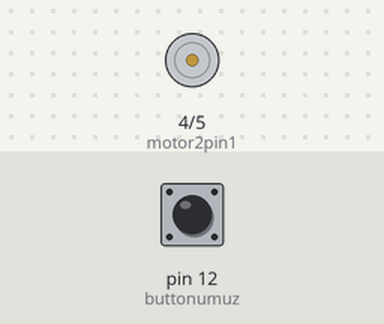
A sketch run on a simulated Arduino Uno, built with avr-gcc and run on an emulated ATmega328P. On the bench: motor-driver pin pairs drawn as motors (green arrow = first pin HIGH = forward, orange = second pin HIGH = backward, longer = more drive). The test bench sets the inputs (shaded band); at power-on: pin 12 (buttonumuz) LOW.

Above: at 1.3 s.
1.4 s: pin 12 (buttonumuz) pulled HIGH for 1 s
At 3.4 s:
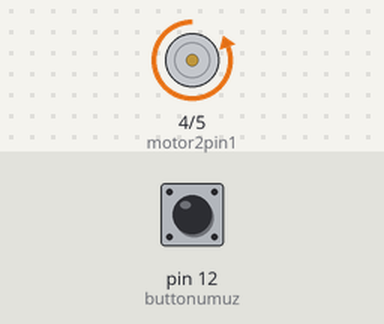
4.4 s: pin 12 (buttonumuz) pulled HIGH for 3.2 s
At 4.65 s:
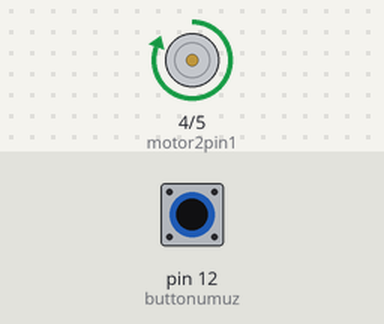
Timing chart, 0 to 9.0 s (numbered marks = the images above; inputs shaded):
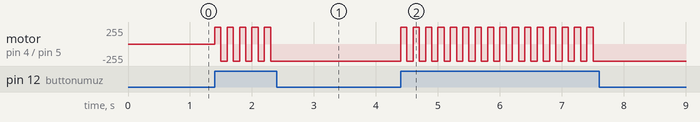

The sketch:

motortek.ino
```cpp
#define buttonumuz 12
int motor2pin1 = 4;
int motor2pin2 = 5;
unsigned long ilk = 0;
unsigned long son;
int buttondurum = 0;

void setup() {
  // put your setup code here, to run once:
 delay(100);
  Serial.begin(9600);
  pinMode(motor2pin1, OUTPUT);
  pinMode(motor2pin2, OUTPUT);
    pinMode(buttonumuz, INPUT);
}

void loop() {
  // put your main code here, to run repeatedly:
buttondurum = digitalRead(buttonumuz);
 if(buttondurum == HIGH){
    son = millis();
  if (son - ilk <= 155000){
  digitalWrite(motor2pin1, HIGH);
  digitalWrite(motor2pin2, LOW);
  delay(100);
  digitalWrite(motor2pin1, LOW);
  digitalWrite(motor2pin2, HIGH);
  delay(100);
}
 }
else if(buttondurum == LOW){

  ilk = son;
}
 }
```

Measured:
- after the input at 1.4 s, motor on pin 4 (motor2pin1) / pin 5 (motor2pin2): alternates forward 255/255 for 0.10 s and backward 255/255 for 0.10 s, 10 changes in all, then stays backward 255/255, starting at once
- after the input at 4.4 s, motor on pin 4 (motor2pin1) / pin 5 (motor2pin2): alternates forward 255/255 for 0.10 s and backward 255/255 for 0.10 s, 32 changes in all, then stays backward 255/255, starting at once
